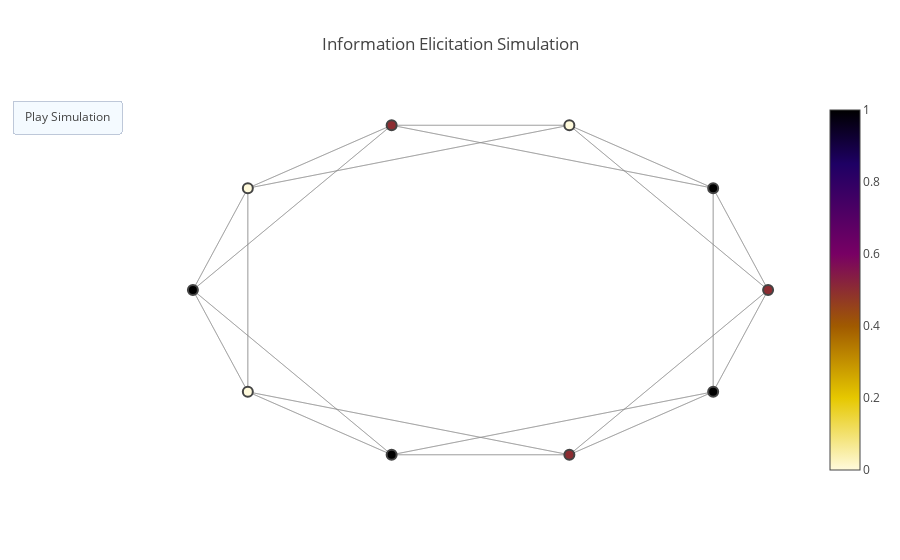

Notebook code cell kept with this figure:
### Code cell
iplot(g_fig)

### Figure 1 — Plotly figure (JSON) as saved in the notebook; plotly's stock layout.template omitted (floating-point values rounded to 4 significant figures)
{"data": [{"hoverinfo": "text", "line": {"color": "#888", "width": 0.5}, "mode": "lines", "text": ["0.1", "0.1", "0.1", "0.1", "0.1", "0.1", "0.1", "0.1", "0.1", "0.1", "0.1", "0.1", "0.1", "0.1", "0.1", "0.1", "0.1", "0.1", "0.1", "0.1", "0.1", "0.1", "0.1", "0.1", "0.1", "0.1", "0.1", "0.1", "0.1", "0.1", "0.1", "0.1", "0.1", "0.1", "0.1", "0.1", "0.1", "0.1", "0.1", "0.1"], "type": "scatter", "uid": "1a1a374e-a93f-4a37-b23b-a49c91aee211", "x": [5, 4.045, null, 5, 1.545, null, 5, 4.045, null, 5, 1.545, null, 4.045, 5, null, 4.045, 4.045, null, 4.045, 1.545, null, 4.045, -1.545, null, 1.545, 4.045, null, 1.545, 5, null, 1.545, -1.545, null, 1.545, -4.045, null, -1.545, 1.545, null, -1.545, 4.045, null, -1.545, -4.045, null, -1.545, -5, null, -4.045, -1.545, null, -4.045, 1.545, null, -4.045, -5, null, -4.045, -4.045, null, -5, -4.045, null, -5, -1.545, null, -5, -4.045, null, -5, -1.545, null, -4.045, -5, null, -4.045, -4.045, null, -4.045, -1.545, null, -4.045, 1.545, null, -1.545, -4.045, null, -1.545, -5, null, -1.545, 1.545, null, -1.545, 4.045, null, 1.545, -1.545, null, 1.545, -4.045, null, 1.545, 4.045, null, 1.545, 5, null, 4.045, 1.545, null, 4.045, -1.545, null, 4.045, 5, null, 4.045, 4.045, null], "y": [0, -2.939, null, 0, -4.755, null, 0, 2.939, null, 0, 4.755, null, 2.939, 0, null, 2.939, -2.939, null, 2.939, 4.755, null, 2.939, 4.755, null, 4.755, 2.939, null, 4.755, 0, null, 4.755, 4.755, null, 4.755, 2.939, null, 4.755, 4.755, null, 4.755, 2.939, null, 4.755, 2.939, null, 4.755, 6.123e-16, null, 2.939, 4.755, null, 2.939, 4.755, null, 2.939, 6.123e-16, null, 2.939, -2.939, null, 6.123e-16, 2.939, null, 6.123e-16, 4.755, null, 6.123e-16, -2.939, null, 6.123e-16, -4.755, null, -2.939, 6.123e-16, null, -2.939, 2.939, null, -2.939, -4.755, null, -2.939, -4.755, null, -4.755, -2.939, null, -4.755, 6.123e-16, null, -4.755, -4.755, null, -4.755, -2.939, null, -4.755, -4.755, null, -4.755, -2.939, null, -4.755, -2.939, null, -4.755, 0, null, -2.939, -4.755, null, -2.939, -4.755, null, -2.939, 0, null, -2.939, 2.939, null]}, {"hoverinfo": "text", "marker": {"color": [0.5, 1, 0, 0.5, 0, 1, 0, 1, 0.5, 1], "colorscale": "Electric", "line": {"width": 2}, "reversescale": true, "showscale": true, "size": 10}, "mode": "markers", "text": ["Vertex 0 0.5", "Vertex 1 1.0", "Vertex 2 0.0", "Vertex 3 0.5", "Vertex 4 0.0", "Vertex 5 1.0", "Vertex 6 0.0", "Vertex 7 1.0", "Vertex 8 0.5", "Vertex 9 1.0"], "type": "scatter", "uid": "9b0fc66c-12bf-4ac3-8b23-1653c6609b01", "x": [5, 4.045, 1.545, -1.545, -4.045, -5, -4.045, -1.545, 1.545, 4.045], "y": [0, 2.939, 4.755, 4.755, 2.939, 6.123e-16, -2.939, -4.755, -4.755, -2.939]}], "layout": {"hovermode": "closest", "showlegend": false, "title": {"text": "Information Elicitation Simulation"}, "updatemenus": [{"buttons": [{"args": [null], "label": "Play Simulation", "method": "animate"}], "type": "buttons"}], "xaxis": {"showgrid": false, "showticklabels": false, "zeroline": false}, "yaxis": {"showgrid": false, "showticklabels": false, "zeroline": false}}}
